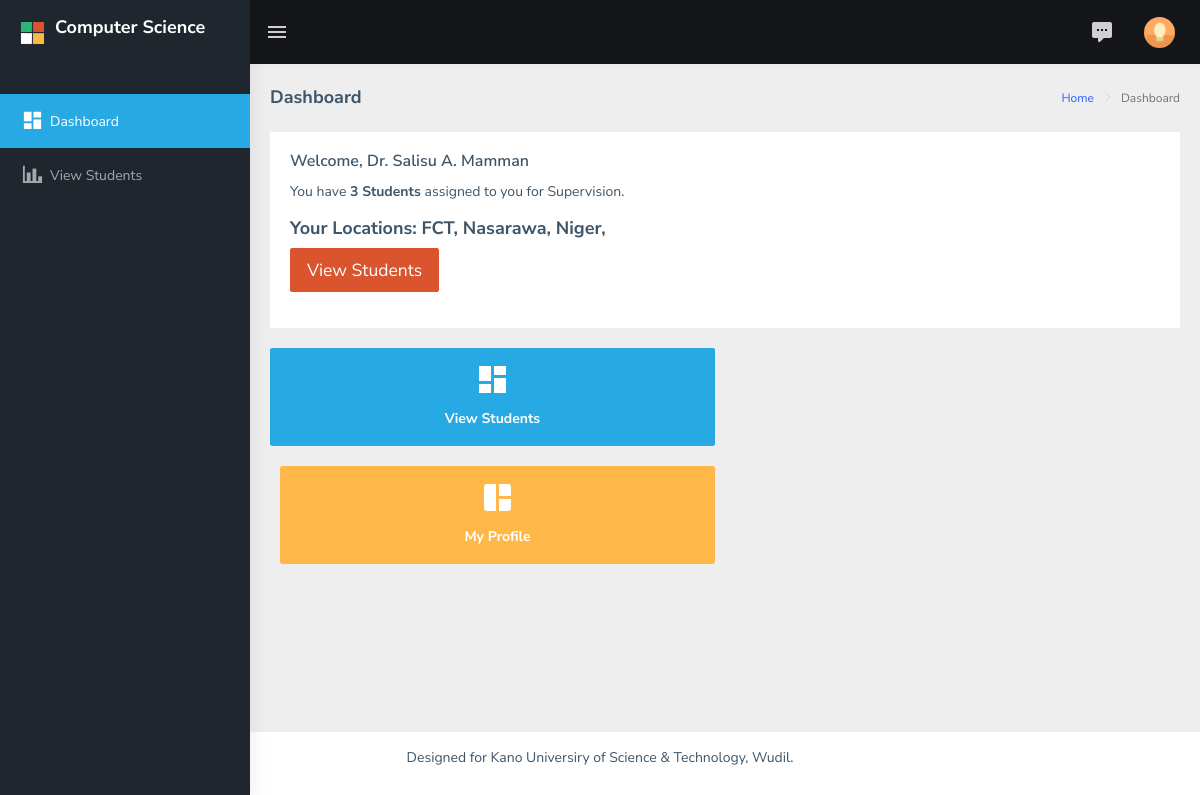
The page /supervisor_dashboard.php (signed in) on the database its author committed.
### tables this page shows
CREATE TABLE `supervisor_state` (
  `id` int(15) NOT NULL,
  `state_id` int(15) NOT NULL,
  `supervisor_id` int(15) NOT NULL
);

CREATE TABLE `states` (
  `state_id` int(11) NOT NULL,
  `state_name` varchar(255) NOT NULL
);

### supervisor_dashboard.php (the view, shortened to what this page needs)
<?php
include 'includes/head.php';
$user_id = $_SESSION['id'];
$name = $_SESSION['name'];
?>
<body>
    <div id="main-wrapper">
        <?php include 'includes/navbar.php';?>
        <?php include 'includes/sup_sidebar.php';?>
        <div class="page-wrapper">
             <div class="page-breadcrumb">
                <div class="row">
                    <div class="col-12 d-flex no-block align-items-center">
                        <h4 class="page-title">Dashboard</h4>
                        <div class="ml-auto text-right">
                            <nav aria-label="breadcrumb">
                                <ol class="breadcrumb">
                                    <li class="breadcrumb-item"><a href="#">Home</a></li>
                                    <li class="breadcrumb-item active" aria-current="page">Dashboard</li>
                                </ol>
                            </nav>
                        </div>
                    </div>
                </div>
            </div>
            <div class="container-fluid">
            <?php
            $students_query = mysqli_query($con, "SELECT * FROM placement WHERE supervisor_id = '$user_id'") or die(mysqli_error($con));
            $count = mysqli_num_rows($students_query);
            $states_query = mysqli_query($con, "SELECT * FROM supervisor_state a LEFT JOIN states b ON a.state_id=b.state_id WHERE a.supervisor_id = '$user_id'") or die(mysqli_error($con));
            $states_count = mysqli_num_rows($states_query);
            ?>
                <div class="row">
                    <div class="col-12">
                        <div class="card">
                            <div class="card-body">
                                <h5 class="card-title">Welcome, <?php echo $name ?> </h5>
                                <p>You have <b><?php echo $count == 0 ? 'No Student' : ' '.$count.' Students'; ?> </b> assigned to you for Supervision.
                                <br>
                                <h4>Your Locations:  <?php
                                 if($states_count > 0){
                                    while($row = mysqli_fetch_array($states_query)){
                                        echo $row['state_name']. ', ';
                                    }
                                }
                                ?>
                                </h4>
                                <a href="view_students.php" class="btn btn-danger btn-lg">View Students</a>
                                </p>
                            </div>
                        </div>
                    </div>
                </div>
                <div class="row">
                    <div class="col-md-6">
                        <a href="view_students.php">
                        <div class="card card-hover">
                            <div class="box bg-cyan text-center">
                                <h1 class="font-light text-white"><i class="mdi mdi-view-dashboard"></i></h1>
                                <h6 class="text-white">View Students</h6>
                            </div>
                        </div>
                        </a>
                    </div>
                    </div>
                    <div class="col-md-6">
                    <a href="sup_profile.php">
                        <div class="card card-hover">
                            <div class="box bg-warning text-center">
                                <h1 class="font-light text-white"><i class="mdi mdi-collage"></i></h1>
                                <h6 class="text-white">My Profile</h6>
                            </div>
                        </div>
                        </a>
                    </div>
                </div>
            </div>
            <footer class="footer text-center">
               Designed for Kano Universiry of Science & Technology, Wudil.
            </footer>
        </div>
</body>
</html>

### rows shown on the page
supervisor_state: state.state_name "FCT"
supervisor_state: state.state_name "Nasarawa"
supervisor_state: state.state_name "Niger"

### other values the page prints
$name "Dr. Salisu A. Mamman"
$count "3"
